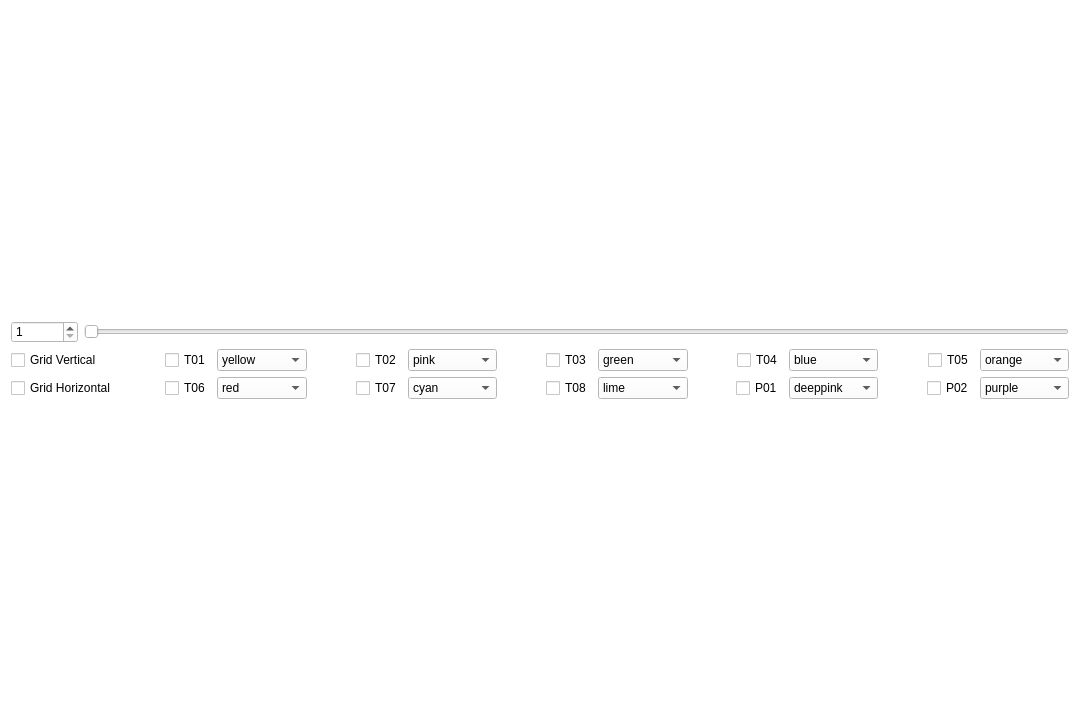
<?xml version="1.0" encoding="UTF-8"?>
<ui version="4.0">
 <class>Dialog</class>
 <widget class="QDialog" name="Dialog">
  <property name="geometry">
   <rect>
    <x>0</x>
    <y>0</y>
    <width>1080</width>
    <height>720</height>
   </rect>
  </property>
  <property name="sizePolicy">
   <sizepolicy hsizetype="Minimum" vsizetype="Minimum">
    <horstretch>0</horstretch>
    <verstretch>0</verstretch>
   </sizepolicy>
  </property>
  <property name="minimumSize">
   <size>
    <width>1080</width>
    <height>720</height>
   </size>
  </property>
  <property name="maximumSize">
   <size>
    <width>1080</width>
    <height>720</height>
   </size>
  </property>
  <property name="windowTitle">
   <string>View Graph</string>
  </property>
  <property name="styleSheet">
   <string notr="true">background-color: rgb(255, 255, 255);</string>
  </property>
  <layout class="QVBoxLayout" name="verticalLayout_2">
   <item>
    <layout class="QGridLayout" name="gridLayout">
     <item row="0" column="0">
      <layout class="QVBoxLayout" name="graphLayout"/>
     </item>
     <item row="2" column="0">
      <layout class="QHBoxLayout" name="horizontalLayout">
       <item>
        <widget class="QSpinBox" name="spinBox">
         <property name="minimum">
          <number>1</number>
         </property>
         <property name="maximum">
          <number>1000000000</number>
         </property>
        </widget>
       </item>
       <item>
        <widget class="QSlider" name="horizontalSlider">
         <property name="maximum">
          <number>500</number>
         </property>
         <property name="orientation">
          <enum>Qt::Horizontal</enum>
         </property>
        </widget>
       </item>
      </layout>
     </item>
     <item row="3" column="0">
      <layout class="QGridLayout" name="gridLayout_2">
       <item row="0" column="5">
        <widget class="QComboBox" name="comboBoxT02">
         <item>
          <property name="text">
           <string>pink</string>
          </property>
         </item>
         <item>
          <property name="text">
           <string>yellow</string>
          </property>
         </item>
         <item>
          <property name="text">
           <string>green</string>
          </property>
         </item>
         <item>
          <property name="text">
           <string>blue</string>
          </property>
         </item>
         <item>
          <property name="text">
           <string>orange</string>
          </property>
         </item>
         <item>
          <property name="text">
           <string>purple</string>
          </property>
         </item>
         <item>
          <property name="text">
           <string>red</string>
          </property>
         </item>
         <item>
          <property name="text">
           <string>cyan</string>
          </property>
         </item>
         <item>
          <property name="text">
           <string>deeppink</string>
          </property>
         </item>
         <item>
          <property name="text">
           <string>lime</string>
          </property>
         </item>
         <item>
          <property name="text">
           <string>white</string>
          </property>
         </item>
        </widget>
       </item>
       <item row="0" column="15">
        <widget class="QComboBox" name="comboBoxT05">
         <item>
          <property name="text">
           <string>orange</string>
          </property>
         </item>
         <item>
          <property name="text">
           <string>yellow</string>
          </property>
         </item>
         <item>
          <property name="text">
           <string>pink</string>
          </property>
         </item>
         <item>
          <property name="text">
           <string>green</string>
          </property>
         </item>
         <item>
          <property name="text">
           <string>blue</string>
          </property>
         </item>
         <item>
          <property name="text">
           <string>purple</string>
          </property>
         </item>
         <item>
          <property name="text">
           <string>red</string>
          </property>
         </item>
         <item>
          <property name="text">
           <string>cyan</string>
          </property>
         </item>
         <item>
          <property name="text">
           <string>deeppink</string>
          </property>
         </item>
         <item>
          <property name="text">
           <string>lime</string>
          </property>
         </item>
         <item>
          <property name="text">
           <string>white</string>
          </property>
         </item>
        </widget>
       </item>
       <item row="2" column="9">
        <widget class="QComboBox" name="comboBoxT08">
         <item>
          <property name="text">
           <string>lime</string>
          </property>
         </item>
         <item>
          <property name="text">
           <string>pink</string>
          </property>
         </item>
         <item>
          <property name="text">
           <string>green</string>
          </property>
         </item>
         <item>
          <property name="text">
           <string>blue</string>
          </property>
         </item>
         <item>
          <property name="text">
           <string>orange</string>
          </property>
         </item>
         <item>
          <property name="text">
           <string>red</string>
          </property>
         </item>
         <item>
          <property name="text">
           <string>cyan</string>
          </property>
         </item>
         <item>
          <property name="text">
           <string>deeppink</string>
          </property>
         </item>
         <item>
          <property name="text">
           <string>white</string>
          </property>
         </item>
         <item>
          <property name="text">
           <string>purple</string>
          </property>
         </item>
        </widget>
       </item>
       <item row="0" column="1" alignment="Qt::AlignRight">
        <widget class="QCheckBox" name="T01">
         <property name="text">
          <string>T01</string>
         </property>
        </widget>
       </item>
       <item row="2" column="3" alignment="Qt::AlignRight">
        <widget class="QCheckBox" name="T07">
         <property name="text">
          <string>T07</string>
         </property>
        </widget>
       </item>
       <item row="0" column="10" alignment="Qt::AlignRight">
        <widget class="QCheckBox" name="T04">
         <property name="text">
          <string>T04</string>
         </property>
        </widget>
       </item>
       <item row="2" column="1" alignment="Qt::AlignRight">
        <widget class="QCheckBox" name="T06">
         <property name="text">
          <string>T06</string>
         </property>
        </widget>
       </item>
       <item row="0" column="3" alignment="Qt::AlignRight">
        <widget class="QCheckBox" name="T02">
         <property name="text">
          <string>T02</string>
         </property>
        </widget>
       </item>
       <item row="0" column="13" alignment="Qt::AlignRight">
        <widget class="QCheckBox" name="T05">
         <property name="text">
          <string>T05</string>
         </property>
        </widget>
       </item>
       <item row="2" column="7" alignment="Qt::AlignRight">
        <widget class="QCheckBox" name="T08">
         <property name="text">
          <string>T08</string>
         </property>
        </widget>
       </item>
       <item row="0" column="2">
        <widget class="QComboBox" name="comboBoxT01">
         <item>
          <property name="text">
           <string>yellow</string>
          </property>
         </item>
         <item>
          <property name="text">
           <string>pink</string>
          </property>
         </item>
         <item>
          <property name="text">
           <string>green</string>
          </property>
         </item>
         <item>
          <property name="text">
           <string>blue</string>
          </property>
         </item>
         <item>
          <property name="text">
           <string>orange</string>
          </property>
         </item>
         <item>
          <property name="text">
           <string>purple</string>
          </property>
         </item>
         <item>
          <property name="text">
           <string>red</string>
          </property>
         </item>
         <item>
          <property name="text">
           <string>cyan</string>
          </property>
         </item>
         <item>
          <property name="text">
           <string>deeppink</string>
          </property>
         </item>
         <item>
          <property name="text">
           <string>lime</string>
          </property>
         </item>
         <item>
          <property name="text">
           <string>white</string>
          </property>
         </item>
        </widget>
       </item>
       <item row="0" column="0">
        <widget class="QCheckBox" name="checkBox3">
         <property name="text">
          <string>Grid Vertical</string>
         </property>
        </widget>
       </item>
       <item row="2" column="2">
        <widget class="QComboBox" name="comboBoxT06">
         <item>
          <property name="text">
           <string>red</string>
          </property>
         </item>
         <item>
          <property name="text">
           <string>pink</string>
          </property>
         </item>
         <item>
          <property name="text">
           <string>green</string>
          </property>
         </item>
         <item>
          <property name="text">
           <string>blue</string>
          </property>
         </item>
         <item>
          <property name="text">
           <string>orange</string>
          </property>
         </item>
         <item>
          <property name="text">
           <string>cyan</string>
          </property>
         </item>
         <item>
          <property name="text">
           <string>lime</string>
          </property>
         </item>
         <item>
          <property name="text">
           <string>deeppink</string>
          </property>
         </item>
         <item>
          <property name="text">
           <string>white</string>
          </property>
         </item>
         <item>
          <property name="text">
           <string>purple</string>
          </property>
         </item>
        </widget>
       </item>
       <item row="2" column="0">
        <widget class="QCheckBox" name="checkBox2">
         <property name="text">
          <string>Grid Horizontal</string>
         </property>
        </widget>
       </item>
       <item row="0" column="7" alignment="Qt::AlignRight">
        <widget class="QCheckBox" name="T03">
         <property name="text">
          <string>T03</string>
         </property>
        </widget>
       </item>
       <item row="2" column="13" alignment="Qt::AlignRight">
        <widget class="QCheckBox" name="P02">
         <property name="text">
          <string>P02</string>
         </property>
        </widget>
       </item>
       <item row="2" column="10" alignment="Qt::AlignRight">
        <widget class="QCheckBox" name="P01">
         <property name="text">
          <string>P01</string>
         </property>
        </widget>
       </item>
       <item row="0" column="9">
        <widget class="QComboBox" name="comboBoxT03">
         <item>
          <property name="text">
           <string>green</string>
          </property>
         </item>
         <item>
          <property name="text">
           <string>yellow</string>
          </property>
         </item>
         <item>
          <property name="text">
           <string>pink</string>
          </property>
         </item>
         <item>
          <property name="text">
           <string>blue</string>
          </property>
         </item>
         <item>
          <property name="text">
           <string>orange</string>
          </property>
         </item>
         <item>
          <property name="text">
           <string>purple</string>
          </property>
         </item>
         <item>
          <property name="text">
           <string>red</string>
          </property>
         </item>
         <item>
          <property name="text">
           <string>cyan</string>
          </property>
         </item>
         <item>
          <property name="text">
           <string>deeppink</string>
          </property>
         </item>
         <item>
          <property name="text">
           <string>lime</string>
          </property>
         </item>
         <item>
          <property name="text">
           <string>white</string>
          </property>
         </item>
        </widget>
       </item>
       <item row="2" column="5">
        <widget class="QComboBox" name="comboBoxT07">
         <item>
          <property name="text">
           <string>cyan</string>
          </property>
         </item>
         <item>
          <property name="text">
           <string>pink</string>
          </property>
         </item>
         <item>
          <property name="text">
           <string>green</string>
          </property>
         </item>
         <item>
          <property name="text">
           <string>blue</string>
          </property>
         </item>
         <item>
          <property name="text">
           <string>orange</string>
          </property>
         </item>
         <item>
          <property name="text">
           <string>red</string>
          </property>
         </item>
         <item>
          <property name="text">
           <string>lime</string>
          </property>
         </item>
         <item>
          <property name="text">
           <string>deeppink</string>
          </property>
         </item>
         <item>
          <property name="text">
           <string>white</string>
          </property>
         </item>
         <item>
          <property name="text">
           <string>purple</string>
          </property>
         </item>
        </widget>
       </item>
       <item row="0" column="12">
        <widget class="QComboBox" name="comboBoxT04">
         <item>
          <property name="text">
           <string>blue</string>
          </property>
         </item>
         <item>
          <property name="text">
           <string>yellow</string>
          </property>
         </item>
         <item>
          <property name="text">
           <string>pink</string>
          </property>
         </item>
         <item>
          <property name="text">
           <string>green</string>
          </property>
         </item>
         <item>
          <property name="text">
           <string>orange</string>
          </property>
         </item>
         <item>
          <property name="text">
           <string>purple</string>
          </property>
         </item>
         <item>
          <property name="text">
           <string>red</string>
          </property>
         </item>
         <item>
          <property name="text">
           <string>cyan</string>
          </property>
         </item>
         <item>
          <property name="text">
           <string>deeppink</string>
          </property>
         </item>
         <item>
          <property name="text">
           <string>lime</string>
          </property>
         </item>
         <item>
          <property name="text">
           <string>white</string>
          </property>
         </item>
        </widget>
       </item>
       <item row="2" column="12">
        <widget class="QComboBox" name="comboBoxP01">
         <item>
          <property name="text">
           <string>deeppink</string>
          </property>
         </item>
         <item>
          <property name="text">
           <string>pink</string>
          </property>
         </item>
         <item>
          <property name="text">
           <string>green</string>
          </property>
         </item>
         <item>
          <property name="text">
           <string>blue</string>
          </property>
         </item>
         <item>
          <property name="text">
           <string>orange</string>
          </property>
         </item>
         <item>
          <property name="text">
           <string>red</string>
          </property>
         </item>
         <item>
          <property name="text">
           <string>cyan</string>
          </property>
         </item>
         <item>
          <property name="text">
           <string>lime</string>
          </property>
         </item>
         <item>
          <property name="text">
           <string>white</string>
          </property>
         </item>
         <item>
          <property name="text">
           <string>purple</string>
          </property>
         </item>
        </widget>
       </item>
       <item row="2" column="15">
        <widget class="QComboBox" name="comboBoxP02">
         <item>
          <property name="text">
           <string>purple</string>
          </property>
         </item>
         <item>
          <property name="text">
           <string>pink</string>
          </property>
         </item>
         <item>
          <property name="text">
           <string>green</string>
          </property>
         </item>
         <item>
          <property name="text">
           <string>blue</string>
          </property>
         </item>
         <item>
          <property name="text">
           <string>orange</string>
          </property>
         </item>
         <item>
          <property name="text">
           <string>red</string>
          </property>
         </item>
         <item>
          <property name="text">
           <string>cyan</string>
          </property>
         </item>
         <item>
          <property name="text">
           <string>lime</string>
          </property>
         </item>
         <item>
          <property name="text">
           <string>deeppink</string>
          </property>
         </item>
         <item>
          <property name="text">
           <string>white</string>
          </property>
         </item>
        </widget>
       </item>
      </layout>
     </item>
    </layout>
   </item>
  </layout>
 </widget>
 <resources/>
 <connections/>
</ui>
